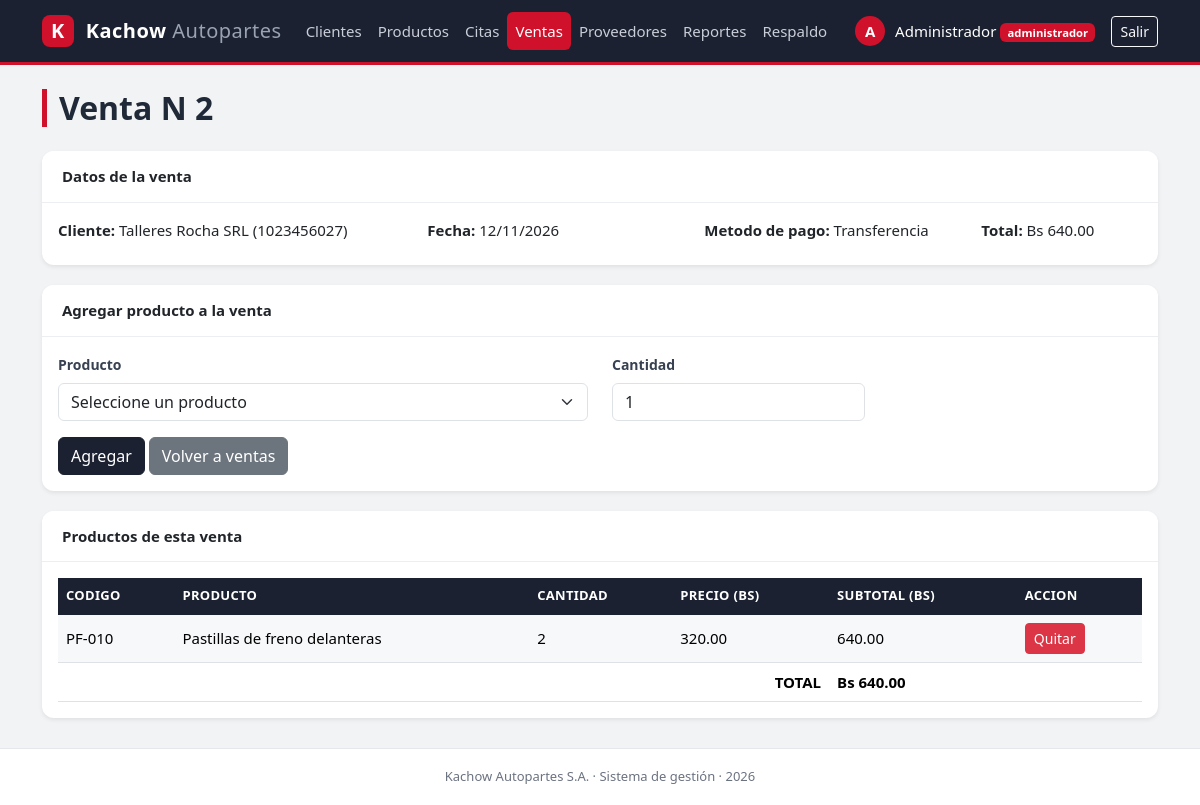
The page /venta_detalle.php?id=2 (signed in) on the database its author committed.
### tables this page shows
create table ventas (
    id int auto_increment primary key,
    cliente_id int not null,
    fecha date not null,
    metodo_pago varchar(20) not null,
    total decimal(10,2) not null default 0,
    foreign key (cliente_id) references clientes(id)
);

create table clientes (
    id int auto_increment primary key,
    nombre varchar(100) not null,
    documento varchar(20) not null,
    telefono varchar(20),
    correo varchar(100),
    direccion varchar(150)
);

create table venta_detalle (
    id int auto_increment primary key,
    venta_id int not null,
    producto_id int not null,
    cantidad int not null,
    precio decimal(10,2) not null,
    subtotal decimal(10,2) not null,
    foreign key (venta_id) references ventas(id),
    foreign key (producto_id) references productos(id)
);

create table productos (
    id int auto_increment primary key,
    codigo varchar(20) not null,
    nombre varchar(120) not null,
    categoria varchar(50) not null,
    marca varchar(50),
    stock int not null default 0,
    stock_minimo int not null default 5,
    precio decimal(10,2) not null default 0
);

### venta_detalle.php (the view, shortened to what this page needs)
<?php
    include("conexion.php");
    $id = intval($_GET['id']);
    $consulta = "select ventas.*, clientes.nombre as cliente, clientes.documento
                 from ventas
                 inner join clientes on ventas.cliente_id = clientes.id
                 where ventas.id = $id";
    $resultado = mysqli_query($conexion, $consulta);
    $venta = mysqli_fetch_assoc($resultado);
    $consulta = "select venta_detalle.*, productos.codigo, productos.nombre
                 from venta_detalle
                 inner join productos on venta_detalle.producto_id = productos.id
                 where venta_detalle.venta_id = $id";
    $detalle = mysqli_query($conexion, $consulta);
    include("menu.php");
?>
    <h2 class="mb-4">Venta N <?php echo $venta['id']; ?></h2>
    <div class="card shadow-sm">
        <div class="card-header bg-white fw-bold">Datos de la venta</div>
        <div class="card-body">
            <div class="row">
                <div class="col-md-4 mb-2">
                    <b>Cliente:</b> <?php echo $venta['cliente']; ?> (<?php echo $venta['documento']; ?>)
                </div>
                <div class="col-md-3 mb-2">
                    <b>Fecha:</b> <?php echo date("d/m/Y", strtotime($venta['fecha'])); ?>
                </div>
                <div class="col-md-3 mb-2">
                    <b>Metodo de pago:</b> <?php echo $venta['metodo_pago']; ?>
                </div>
                <div class="col-md-2 mb-2">
                    <b>Total:</b> Bs <?php echo number_format($venta['total'], 2); ?>
                </div>
            </div>
        </div>
    </div>
    <div class="card shadow-sm">
        <div class="card-header bg-white fw-bold">Agregar producto a la venta</div>
        <div class="card-body">
            <form action="venta_agregar.php" method="POST">
                <div class="row">
                    <div class="col-md-6 mb-3">
                        <label class="form-label">Producto</label>
                        <select name="producto_id" class="form-select" required>
                            <option value="">Seleccione un producto</option>
                        </select>
                    </div>
                    <div class="col-md-3 mb-3">
                        <label class="form-label">Cantidad</label>
                        <input type="number" name="cantidad" class="form-control" min="1" value="1" required>
                    </div>
                </div>
                <button type="submit" class="btn btn-primary">Agregar</button>
                <a href="ventas.php" class="btn btn-secondary">Volver a ventas</a>
            </form>
        </div>
    </div>
    <div class="card shadow-sm">
        <div class="card-header bg-white fw-bold">Productos de esta venta</div>
        <div class="card-body">
            <div class="table-responsive">
                <table class="table table-striped table-hover align-middle">
                    <thead class="table-dark">
                        <tr>
                            <th>Codigo</th>
                            <th>Producto</th>
                            <th>Cantidad</th>
                            <th>Precio (Bs)</th>
                            <th>Subtotal (Bs)</th>
                            <th>Accion</th>
                        </tr>
                    </thead>
                    <tbody>
                    <?php if(mysqli_num_rows($detalle) > 0){ ?>
                        <?php while($fila = mysqli_fetch_assoc($detalle)){ ?>
                            <tr>
                                <td><?php echo $fila['codigo']; ?></td>
                                <td><?php echo $fila['nombre']; ?></td>
                                <td><?php echo $fila['cantidad']; ?></td>
                                <td><?php echo number_format($fila['precio'], 2); ?></td>
                                <td><?php echo number_format($fila['subtotal'], 2); ?></td>
                                <td>
                                    <a href="venta_quitar.php?id=<?php echo $fila['id']; ?>"
                                       class="btn btn-sm btn-danger"
                                       onclick="return confirm('Quitar este producto de la venta?')">Quitar</a>
                                </td>
                            </tr>
                        <?php } ?>
                    <?php }else{ ?>
                        <tr>
                            <td colspan="6">Esta venta todavia no tiene productos</td>
                        </tr>
                    <?php } ?>
                    </tbody>
                    <tfoot>
                        <tr>
                            <th colspan="4" class="text-end">TOTAL</th>
                            <th colspan="2">Bs <?php echo number_format($venta['total'], 2); ?></th>
                        </tr>
                    </tfoot>
                </table>
            </div>
        </div>
    </div>
<?php include("pie.php"); ?>

### estilos.css (style rules this page uses)
body { background-color: #f2f3f5; color: #1f2937; font-family: "Segoe UI", Roboto, "Helvetica Neue", Arial, sans-serif; font-size: 15px; }
.contenido h2 { font-weight: 700; border-left: 5px solid #d0112b; padding-left: 12px; }
.card { border: none; border-radius: 12px; margin-bottom: 20px; }
.card-header { padding: 14px 20px; border-bottom: 1px solid #eceef1; font-weight: 600; }
.card-header:first-child { border-radius: 12px 12px 0 0; }
.table { --bs-table-striped-bg: #f7f8fa; --bs-table-hover-bg: #fdecee; }
.table thead th { background-color: #1b2130; border-color: #1b2130; color: #ffffff; font-size: 13px; font-weight: 600; text-transform: uppercase; letter-spacing: 0.3px; }
.card .table { margin-bottom: 0; }
.btn-primary { --bs-btn-bg: #1b2130; --bs-btn-border-color: #1b2130; --bs-btn-hover-bg: #d0112b; --bs-btn-hover-border-color: #d0112b; --bs-btn-active-bg: #a80d22; --bs-btn-active-border-color: #a80d22; }
.form-label { font-size: 14px; font-weight: 600; color: #374151; }

### rows shown on the page
ventas: id "2", cliente.nombre "Talleres Rocha SRL", cliente.documento "1023456027", fecha "12/11/2026", metodo_pago "Transferencia", total "640.00"
venta_detalle: producto.codigo "PF-010", producto.nombre "Pastillas de freno delanteras", cantidad "2", precio "320.00", subtotal "640.00"

### other values the page prints
substr($_SESSION['nombre'], 0, 1) "A"
$_SESSION['nombre'] "Administrador"
$_SESSION['rol'] "administrador"
